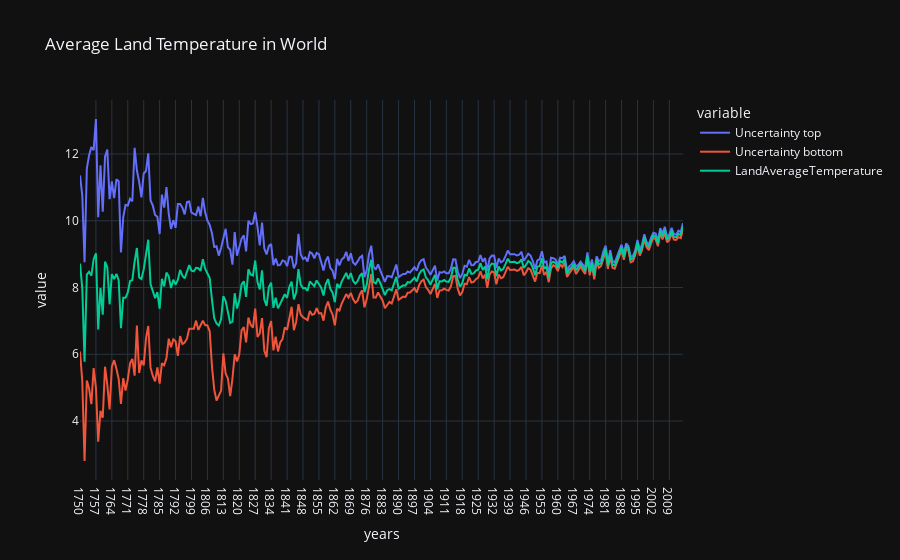

Notebook source saved alongside this figure:
### Code cell
import plotly.express as px
fig=px.line(data,x="years",y=["Uncertainty top","Uncertainty bottom","LandAverageTemperature"],title="Average Land Temperature in World",template="plotly_dark")
fig.show()

### Figure 1 — Plotly figure (JSON) as saved in the notebook; plotly's stock layout.template omitted (floating-point values rounded to 4 significant figures; data arrays with more than 128 entries replaced by an {"elided": "..."} marker saying what was removed)
{"data": [{"hovertemplate": "variable=Uncertainty top<br>years=%{x}<br>value=%{y}<extra></extra>", "legendgroup": "Uncertainty top", "line": {"color": "#636efa", "dash": "solid"}, "marker": {"symbol": "circle"}, "mode": "lines", "name": "Uncertainty top", "orientation": "v", "showlegend": true, "type": "scatter", "x": {"elided": "266 str values"}, "xaxis": "x", "y": {"elided": "266 float values"}, "yaxis": "y"}, {"hovertemplate": "variable=Uncertainty bottom<br>years=%{x}<br>value=%{y}<extra></extra>", "legendgroup": "Uncertainty bottom", "line": {"color": "#EF553B", "dash": "solid"}, "marker": {"symbol": "circle"}, "mode": "lines", "name": "Uncertainty bottom", "orientation": "v", "showlegend": true, "type": "scatter", "x": {"elided": "266 str values"}, "xaxis": "x", "y": {"elided": "266 float values"}, "yaxis": "y"}, {"hovertemplate": "variable=LandAverageTemperature<br>years=%{x}<br>value=%{y}<extra></extra>", "legendgroup": "LandAverageTemperature", "line": {"color": "#00cc96", "dash": "solid"}, "marker": {"symbol": "circle"}, "mode": "lines", "name": "LandAverageTemperature", "orientation": "v", "showlegend": true, "type": "scatter", "x": {"elided": "266 str values"}, "xaxis": "x", "y": {"elided": "266 float values"}, "yaxis": "y"}], "layout": {"legend": {"title": {"text": "variable"}, "tracegroupgap": 0}, "title": {"text": "Average Land Temperature in World"}, "xaxis": {"anchor": "y", "domain": [0, 1], "title": {"text": "years"}}, "yaxis": {"anchor": "x", "domain": [0, 1], "title": {"text": "value"}}}}
